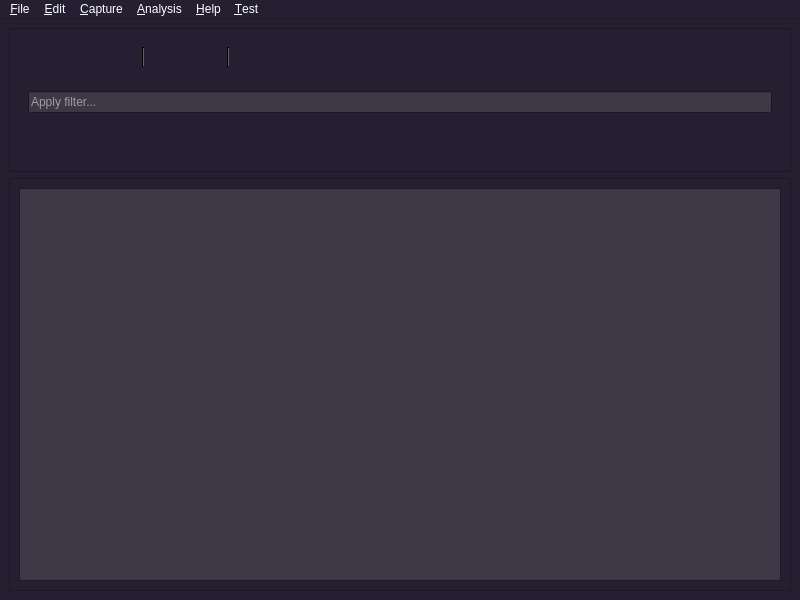
<?xml version="1.0" encoding="UTF-8"?>
<ui version="4.0">
 <class>MainWindow</class>
 <widget class="QMainWindow" name="MainWindow">
  <property name="geometry">
   <rect>
    <x>0</x>
    <y>0</y>
    <width>800</width>
    <height>600</height>
   </rect>
  </property>
  <property name="palette">
   <palette>
    <active>
     <colorrole role="WindowText">
      <brush brushstyle="SolidPattern">
       <color alpha="255">
        <red>255</red>
        <green>255</green>
        <blue>255</blue>
       </color>
      </brush>
     </colorrole>
     <colorrole role="Button">
      <brush brushstyle="SolidPattern">
       <color alpha="255">
        <red>61</red>
        <green>56</green>
        <blue>70</blue>
       </color>
      </brush>
     </colorrole>
     <colorrole role="Light">
      <brush brushstyle="SolidPattern">
       <color alpha="255">
        <red>94</red>
        <green>92</green>
        <blue>100</blue>
       </color>
      </brush>
     </colorrole>
     <colorrole role="Midlight">
      <brush brushstyle="SolidPattern">
       <color alpha="255">
        <red>61</red>
        <green>56</green>
        <blue>70</blue>
       </color>
      </brush>
     </colorrole>
     <colorrole role="Dark">
      <brush brushstyle="SolidPattern">
       <color alpha="255">
        <red>0</red>
        <green>0</green>
        <blue>0</blue>
       </color>
      </brush>
     </colorrole>
     <colorrole role="Mid">
      <brush brushstyle="SolidPattern">
       <color alpha="255">
        <red>61</red>
        <green>56</green>
        <blue>70</blue>
       </color>
      </brush>
     </colorrole>
     <colorrole role="Text">
      <brush brushstyle="SolidPattern">
       <color alpha="255">
        <red>255</red>
        <green>255</green>
        <blue>255</blue>
       </color>
      </brush>
     </colorrole>
     <colorrole role="ButtonText">
      <brush brushstyle="SolidPattern">
       <color alpha="255">
        <red>255</red>
        <green>255</green>
        <blue>255</blue>
       </color>
      </brush>
     </colorrole>
     <colorrole role="Base">
      <brush brushstyle="SolidPattern">
       <color alpha="255">
        <red>61</red>
        <green>56</green>
        <blue>70</blue>
       </color>
      </brush>
     </colorrole>
     <colorrole role="Window">
      <brush brushstyle="SolidPattern">
       <color alpha="255">
        <red>36</red>
        <green>31</green>
        <blue>49</blue>
       </color>
      </brush>
     </colorrole>
     <colorrole role="Shadow">
      <brush brushstyle="SolidPattern">
       <color alpha="255">
        <red>94</red>
        <green>92</green>
        <blue>100</blue>
       </color>
      </brush>
     </colorrole>
     <colorrole role="Highlight">
      <brush brushstyle="SolidPattern">
       <color alpha="255">
        <red>36</red>
        <green>31</green>
        <blue>49</blue>
       </color>
      </brush>
     </colorrole>
     <colorrole role="HighlightedText">
      <brush brushstyle="SolidPattern">
       <color alpha="255">
        <red>98</red>
        <green>160</green>
        <blue>234</blue>
       </color>
      </brush>
     </colorrole>
     <colorrole role="AlternateBase">
      <brush brushstyle="SolidPattern">
       <color alpha="255">
        <red>61</red>
        <green>56</green>
        <blue>70</blue>
       </color>
      </brush>
     </colorrole>
     <colorrole role="PlaceholderText">
      <brush brushstyle="SolidPattern">
       <color alpha="128">
        <red>255</red>
        <green>255</green>
        <blue>255</blue>
       </color>
      </brush>
     </colorrole>
    </active>
    <inactive>
     <colorrole role="WindowText">
      <brush brushstyle="SolidPattern">
       <color alpha="255">
        <red>255</red>
        <green>255</green>
        <blue>255</blue>
       </color>
      </brush>
     </colorrole>
     <colorrole role="Button">
      <brush brushstyle="SolidPattern">
       <color alpha="255">
        <red>61</red>
        <green>56</green>
        <blue>70</blue>
       </color>
      </brush>
     </colorrole>
     <colorrole role="Light">
      <brush brushstyle="SolidPattern">
       <color alpha="255">
        <red>94</red>
        <green>92</green>
        <blue>100</blue>
       </color>
      </brush>
     </colorrole>
     <colorrole role="Midlight">
      <brush brushstyle="SolidPattern">
       <color alpha="255">
        <red>61</red>
        <green>56</green>
        <blue>70</blue>
       </color>
      </brush>
     </colorrole>
     <colorrole role="Dark">
      <brush brushstyle="SolidPattern">
       <color alpha="255">
        <red>0</red>
        <green>0</green>
        <blue>0</blue>
       </color>
      </brush>
     </colorrole>
     <colorrole role="Mid">
      <brush brushstyle="SolidPattern">
       <color alpha="255">
        <red>61</red>
        <green>56</green>
        <blue>70</blue>
       </color>
      </brush>
     </colorrole>
     <colorrole role="Text">
      <brush brushstyle="SolidPattern">
       <color alpha="255">
        <red>255</red>
        <green>255</green>
        <blue>255</blue>
       </color>
      </brush>
     </colorrole>
     <colorrole role="ButtonText">
      <brush brushstyle="SolidPattern">
       <color alpha="255">
        <red>255</red>
        <green>255</green>
        <blue>255</blue>
       </color>
      </brush>
     </colorrole>
     <colorrole role="Base">
      <brush brushstyle="SolidPattern">
       <color alpha="255">
        <red>61</red>
        <green>56</green>
        <blue>70</blue>
       </color>
      </brush>
     </colorrole>
     <colorrole role="Window">
      <brush brushstyle="SolidPattern">
       <color alpha="255">
        <red>36</red>
        <green>31</green>
        <blue>49</blue>
       </color>
      </brush>
     </colorrole>
     <colorrole role="Shadow">
      <brush brushstyle="SolidPattern">
       <color alpha="255">
        <red>94</red>
        <green>92</green>
        <blue>100</blue>
       </color>
      </brush>
     </colorrole>
     <colorrole role="Highlight">
      <brush brushstyle="SolidPattern">
       <color alpha="255">
        <red>36</red>
        <green>31</green>
        <blue>49</blue>
       </color>
      </brush>
     </colorrole>
     <colorrole role="HighlightedText">
      <brush brushstyle="SolidPattern">
       <color alpha="255">
        <red>98</red>
        <green>160</green>
        <blue>234</blue>
       </color>
      </brush>
     </colorrole>
     <colorrole role="AlternateBase">
      <brush brushstyle="SolidPattern">
       <color alpha="255">
        <red>61</red>
        <green>56</green>
        <blue>70</blue>
       </color>
      </brush>
     </colorrole>
     <colorrole role="PlaceholderText">
      <brush brushstyle="SolidPattern">
       <color alpha="128">
        <red>255</red>
        <green>255</green>
        <blue>255</blue>
       </color>
      </brush>
     </colorrole>
    </inactive>
    <disabled>
     <colorrole role="WindowText">
      <brush brushstyle="SolidPattern">
       <color alpha="255">
        <red>0</red>
        <green>0</green>
        <blue>0</blue>
       </color>
      </brush>
     </colorrole>
     <colorrole role="Button">
      <brush brushstyle="SolidPattern">
       <color alpha="255">
        <red>61</red>
        <green>56</green>
        <blue>70</blue>
       </color>
      </brush>
     </colorrole>
     <colorrole role="Light">
      <brush brushstyle="SolidPattern">
       <color alpha="255">
        <red>94</red>
        <green>92</green>
        <blue>100</blue>
       </color>
      </brush>
     </colorrole>
     <colorrole role="Midlight">
      <brush brushstyle="SolidPattern">
       <color alpha="255">
        <red>61</red>
        <green>56</green>
        <blue>70</blue>
       </color>
      </brush>
     </colorrole>
     <colorrole role="Dark">
      <brush brushstyle="SolidPattern">
       <color alpha="255">
        <red>0</red>
        <green>0</green>
        <blue>0</blue>
       </color>
      </brush>
     </colorrole>
     <colorrole role="Mid">
      <brush brushstyle="SolidPattern">
       <color alpha="255">
        <red>61</red>
        <green>56</green>
        <blue>70</blue>
       </color>
      </brush>
     </colorrole>
     <colorrole role="Text">
      <brush brushstyle="SolidPattern">
       <color alpha="255">
        <red>0</red>
        <green>0</green>
        <blue>0</blue>
       </color>
      </brush>
     </colorrole>
     <colorrole role="ButtonText">
      <brush brushstyle="SolidPattern">
       <color alpha="255">
        <red>0</red>
        <green>0</green>
        <blue>0</blue>
       </color>
      </brush>
     </colorrole>
     <colorrole role="Base">
      <brush brushstyle="SolidPattern">
       <color alpha="255">
        <red>36</red>
        <green>31</green>
        <blue>49</blue>
       </color>
      </brush>
     </colorrole>
     <colorrole role="Window">
      <brush brushstyle="SolidPattern">
       <color alpha="255">
        <red>36</red>
        <green>31</green>
        <blue>49</blue>
       </color>
      </brush>
     </colorrole>
     <colorrole role="Shadow">
      <brush brushstyle="SolidPattern">
       <color alpha="255">
        <red>94</red>
        <green>92</green>
        <blue>100</blue>
       </color>
      </brush>
     </colorrole>
     <colorrole role="Highlight">
      <brush brushstyle="SolidPattern">
       <color alpha="255">
        <red>145</red>
        <green>145</green>
        <blue>145</blue>
       </color>
      </brush>
     </colorrole>
     <colorrole role="HighlightedText">
      <brush brushstyle="SolidPattern">
       <color alpha="255">
        <red>98</red>
        <green>160</green>
        <blue>234</blue>
       </color>
      </brush>
     </colorrole>
     <colorrole role="AlternateBase">
      <brush brushstyle="SolidPattern">
       <color alpha="255">
        <red>61</red>
        <green>56</green>
        <blue>70</blue>
       </color>
      </brush>
     </colorrole>
     <colorrole role="PlaceholderText">
      <brush brushstyle="SolidPattern">
       <color alpha="128">
        <red>255</red>
        <green>255</green>
        <blue>255</blue>
       </color>
      </brush>
     </colorrole>
    </disabled>
   </palette>
  </property>
  <property name="windowTitle">
   <string>MainWindow</string>
  </property>
  <widget class="QWidget" name="centralwidget">
   <property name="palette">
    <palette>
     <active>
      <colorrole role="WindowText">
       <brush brushstyle="SolidPattern">
        <color alpha="255">
         <red>255</red>
         <green>255</green>
         <blue>255</blue>
        </color>
       </brush>
      </colorrole>
      <colorrole role="Button">
       <brush brushstyle="SolidPattern">
        <color alpha="255">
         <red>61</red>
         <green>56</green>
         <blue>70</blue>
        </color>
       </brush>
      </colorrole>
      <colorrole role="Light">
       <brush brushstyle="SolidPattern">
        <color alpha="255">
         <red>94</red>
         <green>92</green>
         <blue>100</blue>
        </color>
       </brush>
      </colorrole>
      <colorrole role="Midlight">
       <brush brushstyle="SolidPattern">
        <color alpha="255">
         <red>61</red>
         <green>56</green>
         <blue>70</blue>
        </color>
       </brush>
      </colorrole>
      <colorrole role="Dark">
       <brush brushstyle="SolidPattern">
        <color alpha="255">
         <red>0</red>
         <green>0</green>
         <blue>0</blue>
        </color>
       </brush>
      </colorrole>
      <colorrole role="Mid">
       <brush brushstyle="SolidPattern">
        <color alpha="255">
         <red>61</red>
         <green>56</green>
         <blue>70</blue>
        </color>
       </brush>
      </colorrole>
      <colorrole role="Text">
       <brush brushstyle="SolidPattern">
        <color alpha="255">
         <red>255</red>
         <green>255</green>
         <blue>255</blue>
        </color>
       </brush>
      </colorrole>
      <colorrole role="ButtonText">
       <brush brushstyle="SolidPattern">
        <color alpha="255">
         <red>255</red>
         <green>255</green>
         <blue>255</blue>
        </color>
       </brush>
      </colorrole>
      <colorrole role="Base">
       <brush brushstyle="SolidPattern">
        <color alpha="255">
         <red>61</red>
         <green>56</green>
         <blue>70</blue>
        </color>
       </brush>
      </colorrole>
      <colorrole role="Window">
       <brush brushstyle="SolidPattern">
        <color alpha="255">
         <red>36</red>
         <green>31</green>
         <blue>49</blue>
        </color>
       </brush>
      </colorrole>
      <colorrole role="Shadow">
       <brush brushstyle="SolidPattern">
        <color alpha="255">
         <red>94</red>
         <green>92</green>
         <blue>100</blue>
        </color>
       </brush>
      </colorrole>
      <colorrole role="Highlight">
       <brush brushstyle="SolidPattern">
        <color alpha="255">
         <red>36</red>
         <green>31</green>
         <blue>49</blue>
        </color>
       </brush>
      </colorrole>
      <colorrole role="HighlightedText">
       <brush brushstyle="SolidPattern">
        <color alpha="255">
         <red>98</red>
         <green>160</green>
         <blue>234</blue>
        </color>
       </brush>
      </colorrole>
      <colorrole role="AlternateBase">
       <brush brushstyle="SolidPattern">
        <color alpha="255">
         <red>61</red>
         <green>56</green>
         <blue>70</blue>
        </color>
       </brush>
      </colorrole>
      <colorrole role="PlaceholderText">
       <brush brushstyle="SolidPattern">
        <color alpha="128">
         <red>255</red>
         <green>255</green>
         <blue>255</blue>
        </color>
       </brush>
      </colorrole>
     </active>
     <inactive>
      <colorrole role="WindowText">
       <brush brushstyle="SolidPattern">
        <color alpha="255">
         <red>255</red>
         <green>255</green>
         <blue>255</blue>
        </color>
       </brush>
      </colorrole>
      <colorrole role="Button">
       <brush brushstyle="SolidPattern">
        <color alpha="255">
         <red>61</red>
         <green>56</green>
         <blue>70</blue>
        </color>
       </brush>
      </colorrole>
      <colorrole role="Light">
       <brush brushstyle="SolidPattern">
        <color alpha="255">
         <red>94</red>
         <green>92</green>
         <blue>100</blue>
        </color>
       </brush>
      </colorrole>
      <colorrole role="Midlight">
       <brush brushstyle="SolidPattern">
        <color alpha="255">
         <red>61</red>
         <green>56</green>
         <blue>70</blue>
        </color>
       </brush>
      </colorrole>
      <colorrole role="Dark">
       <brush brushstyle="SolidPattern">
        <color alpha="255">
         <red>0</red>
         <green>0</green>
         <blue>0</blue>
        </color>
       </brush>
      </colorrole>
      <colorrole role="Mid">
       <brush brushstyle="SolidPattern">
        <color alpha="255">
         <red>61</red>
         <green>56</green>
         <blue>70</blue>
        </color>
       </brush>
      </colorrole>
      <colorrole role="Text">
       <brush brushstyle="SolidPattern">
        <color alpha="255">
         <red>255</red>
         <green>255</green>
         <blue>255</blue>
        </color>
       </brush>
      </colorrole>
      <colorrole role="ButtonText">
       <brush brushstyle="SolidPattern">
        <color alpha="255">
         <red>255</red>
         <green>255</green>
         <blue>255</blue>
        </color>
       </brush>
      </colorrole>
      <colorrole role="Base">
       <brush brushstyle="SolidPattern">
        <color alpha="255">
         <red>61</red>
         <green>56</green>
         <blue>70</blue>
        </color>
       </brush>
      </colorrole>
      <colorrole role="Window">
       <brush brushstyle="SolidPattern">
        <color alpha="255">
         <red>36</red>
         <green>31</green>
         <blue>49</blue>
        </color>
       </brush>
      </colorrole>
      <colorrole role="Shadow">
       <brush brushstyle="SolidPattern">
        <color alpha="255">
         <red>94</red>
         <green>92</green>
         <blue>100</blue>
        </color>
       </brush>
      </colorrole>
      <colorrole role="Highlight">
       <brush brushstyle="SolidPattern">
        <color alpha="255">
         <red>36</red>
         <green>31</green>
         <blue>49</blue>
        </color>
       </brush>
      </colorrole>
      <colorrole role="HighlightedText">
       <brush brushstyle="SolidPattern">
        <color alpha="255">
         <red>98</red>
         <green>160</green>
         <blue>234</blue>
        </color>
       </brush>
      </colorrole>
      <colorrole role="AlternateBase">
       <brush brushstyle="SolidPattern">
        <color alpha="255">
         <red>61</red>
         <green>56</green>
         <blue>70</blue>
        </color>
       </brush>
      </colorrole>
      <colorrole role="PlaceholderText">
       <brush brushstyle="SolidPattern">
        <color alpha="128">
         <red>255</red>
         <green>255</green>
         <blue>255</blue>
        </color>
       </brush>
      </colorrole>
     </inactive>
     <disabled>
      <colorrole role="WindowText">
       <brush brushstyle="SolidPattern">
        <color alpha="255">
         <red>0</red>
         <green>0</green>
         <blue>0</blue>
        </color>
       </brush>
      </colorrole>
      <colorrole role="Button">
       <brush brushstyle="SolidPattern">
        <color alpha="255">
         <red>61</red>
         <green>56</green>
         <blue>70</blue>
        </color>
       </brush>
      </colorrole>
      <colorrole role="Light">
       <brush brushstyle="SolidPattern">
        <color alpha="255">
         <red>94</red>
         <green>92</green>
         <blue>100</blue>
        </color>
       </brush>
      </colorrole>
      <colorrole role="Midlight">
       <brush brushstyle="SolidPattern">
        <color alpha="255">
         <red>61</red>
         <green>56</green>
         <blue>70</blue>
        </color>
       </brush>
      </colorrole>
      <colorrole role="Dark">
       <brush brushstyle="SolidPattern">
        <color alpha="255">
         <red>0</red>
         <green>0</green>
         <blue>0</blue>
        </color>
       </brush>
      </colorrole>
      <colorrole role="Mid">
       <brush brushstyle="SolidPattern">
        <color alpha="255">
         <red>61</red>
         <green>56</green>
         <blue>70</blue>
        </color>
       </brush>
      </colorrole>
      <colorrole role="Text">
       <brush brushstyle="SolidPattern">
        <color alpha="255">
         <red>0</red>
         <green>0</green>
         <blue>0</blue>
        </color>
       </brush>
      </colorrole>
      <colorrole role="ButtonText">
       <brush brushstyle="SolidPattern">
        <color alpha="255">
         <red>0</red>
         <green>0</green>
         <blue>0</blue>
        </color>
       </brush>
      </colorrole>
      <colorrole role="Base">
       <brush brushstyle="SolidPattern">
        <color alpha="255">
         <red>36</red>
         <green>31</green>
         <blue>49</blue>
        </color>
       </brush>
      </colorrole>
      <colorrole role="Window">
       <brush brushstyle="SolidPattern">
        <color alpha="255">
         <red>36</red>
         <green>31</green>
         <blue>49</blue>
        </color>
       </brush>
      </colorrole>
      <colorrole role="Shadow">
       <brush brushstyle="SolidPattern">
        <color alpha="255">
         <red>94</red>
         <green>92</green>
         <blue>100</blue>
        </color>
       </brush>
      </colorrole>
      <colorrole role="Highlight">
       <brush brushstyle="SolidPattern">
        <color alpha="255">
         <red>145</red>
         <green>145</green>
         <blue>145</blue>
        </color>
       </brush>
      </colorrole>
      <colorrole role="HighlightedText">
       <brush brushstyle="SolidPattern">
        <color alpha="255">
         <red>98</red>
         <green>160</green>
         <blue>234</blue>
        </color>
       </brush>
      </colorrole>
      <colorrole role="AlternateBase">
       <brush brushstyle="SolidPattern">
        <color alpha="255">
         <red>61</red>
         <green>56</green>
         <blue>70</blue>
        </color>
       </brush>
      </colorrole>
      <colorrole role="PlaceholderText">
       <brush brushstyle="SolidPattern">
        <color alpha="128">
         <red>255</red>
         <green>255</green>
         <blue>255</blue>
        </color>
       </brush>
      </colorrole>
     </disabled>
    </palette>
   </property>
   <layout class="QVBoxLayout" name="verticalLayout_4">
    <item>
     <layout class="QGridLayout" name="gridLayout">
      <item row="1" column="0">
       <widget class="QFrame" name="packetViewerFrame">
        <property name="palette">
         <palette>
          <active>
           <colorrole role="Light">
            <brush brushstyle="SolidPattern">
             <color alpha="255">
              <red>61</red>
              <green>56</green>
              <blue>70</blue>
             </color>
            </brush>
           </colorrole>
           <colorrole role="Text">
            <brush brushstyle="SolidPattern">
             <color alpha="255">
              <red>255</red>
              <green>255</green>
              <blue>255</blue>
             </color>
            </brush>
           </colorrole>
           <colorrole role="ButtonText">
            <brush brushstyle="SolidPattern">
             <color alpha="255">
              <red>255</red>
              <green>255</green>
              <blue>255</blue>
             </color>
            </brush>
           </colorrole>
           <colorrole role="PlaceholderText">
            <brush brushstyle="SolidPattern">
             <color alpha="128">
              <red>255</red>
              <green>255</green>
              <blue>255</blue>
             </color>
            </brush>
           </colorrole>
          </active>
          <inactive>
           <colorrole role="Light">
            <brush brushstyle="SolidPattern">
             <color alpha="255">
              <red>61</red>
              <green>56</green>
              <blue>70</blue>
             </color>
            </brush>
           </colorrole>
           <colorrole role="Text">
            <brush brushstyle="SolidPattern">
             <color alpha="255">
              <red>255</red>
              <green>255</green>
              <blue>255</blue>
             </color>
            </brush>
           </colorrole>
           <colorrole role="ButtonText">
            <brush brushstyle="SolidPattern">
             <color alpha="255">
              <red>255</red>
              <green>255</green>
              <blue>255</blue>
             </color>
            </brush>
           </colorrole>
           <colorrole role="PlaceholderText">
            <brush brushstyle="SolidPattern">
             <color alpha="128">
              <red>255</red>
              <green>255</green>
              <blue>255</blue>
             </color>
            </brush>
           </colorrole>
          </inactive>
          <disabled>
           <colorrole role="Light">
            <brush brushstyle="SolidPattern">
             <color alpha="255">
              <red>61</red>
              <green>56</green>
              <blue>70</blue>
             </color>
            </brush>
           </colorrole>
           <colorrole role="Text">
            <brush brushstyle="SolidPattern">
             <color alpha="255">
              <red>190</red>
              <green>190</green>
              <blue>190</blue>
             </color>
            </brush>
           </colorrole>
           <colorrole role="ButtonText">
            <brush brushstyle="SolidPattern">
             <color alpha="255">
              <red>190</red>
              <green>190</green>
              <blue>190</blue>
             </color>
            </brush>
           </colorrole>
           <colorrole role="PlaceholderText">
            <brush brushstyle="SolidPattern">
             <color alpha="128">
              <red>0</red>
              <green>0</green>
              <blue>0</blue>
             </color>
            </brush>
           </colorrole>
          </disabled>
         </palette>
        </property>
        <property name="frameShape">
         <enum>QFrame::StyledPanel</enum>
        </property>
        <property name="frameShadow">
         <enum>QFrame::Raised</enum>
        </property>
        <layout class="QGridLayout" name="gridLayout_3">
         <item row="0" column="0">
          <layout class="QVBoxLayout" name="verticalLayout">
           <item>
            <widget class="QTableWidget" name="packetTable"/>
           </item>
          </layout>
         </item>
        </layout>
       </widget>
      </item>
      <item row="0" column="0">
       <widget class="QFrame" name="actionSearchFrame">
        <property name="frameShape">
         <enum>QFrame::StyledPanel</enum>
        </property>
        <property name="frameShadow">
         <enum>QFrame::Raised</enum>
        </property>
        <layout class="QGridLayout" name="gridLayout_2">
         <item row="0" column="0">
          <layout class="QVBoxLayout" name="verticalLayout_2">
           <item>
            <widget class="QWidget" name="toolbarWidget" native="true">
             <layout class="QHBoxLayout" name="horizontalLayout_2">
              <item>
               <layout class="QHBoxLayout" name="horizontalLayout">
                <item>
                 <widget class="QPushButton" name="startButton">
                  <property name="autoFillBackground">
                   <bool>false</bool>
                  </property>
                  <property name="styleSheet">
                   <string notr="true">border : 0;
background: transparent;</string>
                  </property>
                  <property name="text">
                   <string/>
                  </property>
                  <property name="icon">
                   <iconset>
                    <normaloff>Icons/play.png</normaloff>Icons/play.png</iconset>
                  </property>
                  <property name="iconSize">
                   <size>
                    <width>14</width>
                    <height>16</height>
                   </size>
                  </property>
                 </widget>
                </item>
                <item>
                 <widget class="QPushButton" name="pauseButton">
                  <property name="styleSheet">
                   <string notr="true">border : 0;
background: transparent;</string>
                  </property>
                  <property name="text">
                   <string/>
                  </property>
                  <property name="icon">
                   <iconset>
                    <normaloff>Icons/pause.png</normaloff>Icons/pause.png</iconset>
                  </property>
                 </widget>
                </item>
                <item>
                 <widget class="QPushButton" name="stopButton">
                  <property name="styleSheet">
                   <string notr="true">border : 0;
background: transparent;</string>
                  </property>
                  <property name="text">
                   <string/>
                  </property>
                  <property name="icon">
                   <iconset>
                    <normaloff>Icons/stop.png</normaloff>Icons/stop.png</iconset>
                  </property>
                 </widget>
                </item>
                <item>
                 <widget class="Line" name="line">
                  <property name="orientation">
                   <enum>Qt::Vertical</enum>
                  </property>
                 </widget>
                </item>
                <item>
                 <widget class="QPushButton" name="saveButton">
                  <property name="styleSheet">
                   <string notr="true">border : 0;
background: transparent;</string>
                  </property>
                  <property name="text">
                   <string/>
                  </property>
                  <property name="icon">
                   <iconset>
                    <normaloff>Icons/save.png</normaloff>Icons/save.png</iconset>
                  </property>
                 </widget>
                </item>
                <item>
                 <widget class="QPushButton" name="loadButton">
                  <property name="styleSheet">
                   <string notr="true">border : 0;
background: transparent;</string>
                  </property>
                  <property name="text">
                   <string/>
                  </property>
                  <property name="icon">
                   <iconset>
                    <normaloff>Icons/load.png</normaloff>Icons/load.png</iconset>
                  </property>
                 </widget>
                </item>
                <item>
                 <widget class="Line" name="line_2">
                  <property name="orientation">
                   <enum>Qt::Vertical</enum>
                  </property>
                 </widget>
                </item>
                <item>
                 <widget class="QPushButton" name="firstButton">
                  <property name="styleSheet">
                   <string notr="true">border : 0;
background: transparent;</string>
                  </property>
                  <property name="text">
                   <string/>
                  </property>
                  <property name="icon">
                   <iconset>
                    <normaloff>Icons/first.png</normaloff>Icons/first.png</iconset>
                  </property>
                 </widget>
                </item>
                <item>
                 <widget class="QPushButton" name="lastButton">
                  <property name="styleSheet">
                   <string notr="true">border : 0;
background: transparent;</string>
                  </property>
                  <property name="text">
                   <string/>
                  </property>
                  <property name="icon">
                   <iconset>
                    <normaloff>Icons/last.png</normaloff>Icons/last.png</iconset>
                  </property>
                 </widget>
                </item>
               </layout>
              </item>
              <item>
               <spacer name="horizontalSpacer">
                <property name="orientation">
                 <enum>Qt::Horizontal</enum>
                </property>
                <property name="sizeHint" stdset="0">
                 <size>
                  <width>40</width>
                  <height>20</height>
                 </size>
                </property>
               </spacer>
              </item>
             </layout>
            </widget>
           </item>
           <item>
            <widget class="QWidget" name="filterWidget" native="true">
             <layout class="QHBoxLayout" name="horizontalLayout_4">
              <item>
               <layout class="QHBoxLayout" name="horizontalLayout_3">
                <item>
                 <widget class="QLineEdit" name="filterBar">
                  <property name="styleSheet">
                   <string notr="true"/>
                  </property>
                  <property name="placeholderText">
                   <string>Apply filter...</string>
                  </property>
                 </widget>
                </item>
               </layout>
              </item>
             </layout>
            </widget>
           </item>
           <item>
            <spacer name="horizontalSpacer_3">
             <property name="orientation">
              <enum>Qt::Horizontal</enum>
             </property>
             <property name="sizeHint" stdset="0">
              <size>
               <width>40</width>
               <height>20</height>
              </size>
             </property>
            </spacer>
           </item>
           <item>
            <spacer name="horizontalSpacer_4">
             <property name="orientation">
              <enum>Qt::Horizontal</enum>
             </property>
             <property name="sizeHint" stdset="0">
              <size>
               <width>40</width>
               <height>20</height>
              </size>
             </property>
            </spacer>
           </item>
          </layout>
         </item>
        </layout>
       </widget>
      </item>
     </layout>
    </item>
   </layout>
  </widget>
  <widget class="QMenuBar" name="menubar">
   <property name="geometry">
    <rect>
     <x>0</x>
     <y>0</y>
     <width>800</width>
     <height>22</height>
    </rect>
   </property>
   <widget class="QMenu" name="menu_File">
    <property name="title">
     <string>&amp;File</string>
    </property>
   </widget>
   <widget class="QMenu" name="menu_Edit">
    <property name="title">
     <string>&amp;Edit</string>
    </property>
   </widget>
   <widget class="QMenu" name="menu_Capture">
    <property name="title">
     <string>&amp;Capture</string>
    </property>
   </widget>
   <widget class="QMenu" name="menu_Analysis">
    <property name="title">
     <string>&amp;Analysis</string>
    </property>
   </widget>
   <widget class="QMenu" name="menu_Help">
    <property name="title">
     <string>&amp;Help</string>
    </property>
   </widget>
   <widget class="QMenu" name="menu_Test">
    <property name="title">
     <string>&amp;Test</string>
    </property>
   </widget>
   <addaction name="menu_File"/>
   <addaction name="menu_Edit"/>
   <addaction name="menu_Capture"/>
   <addaction name="menu_Analysis"/>
   <addaction name="menu_Help"/>
   <addaction name="menu_Test"/>
  </widget>
 </widget>
 <resources/>
 <connections/>
</ui>
